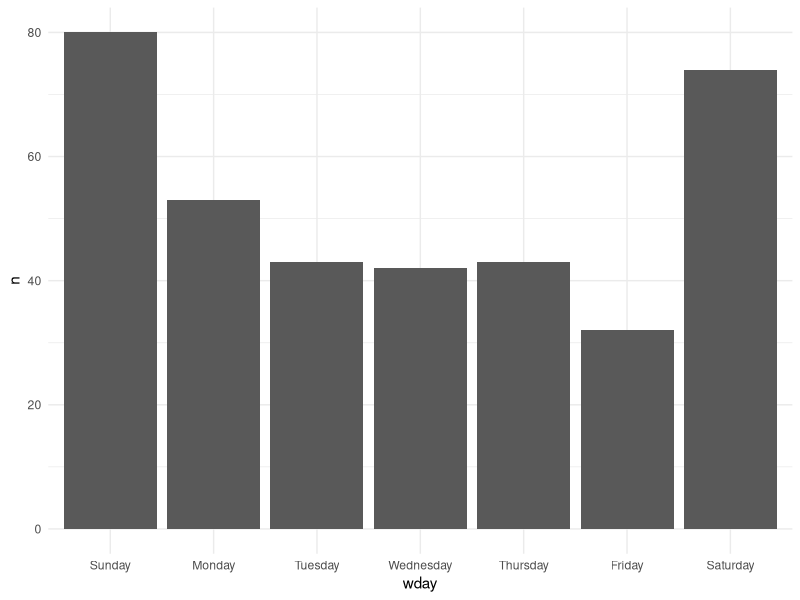
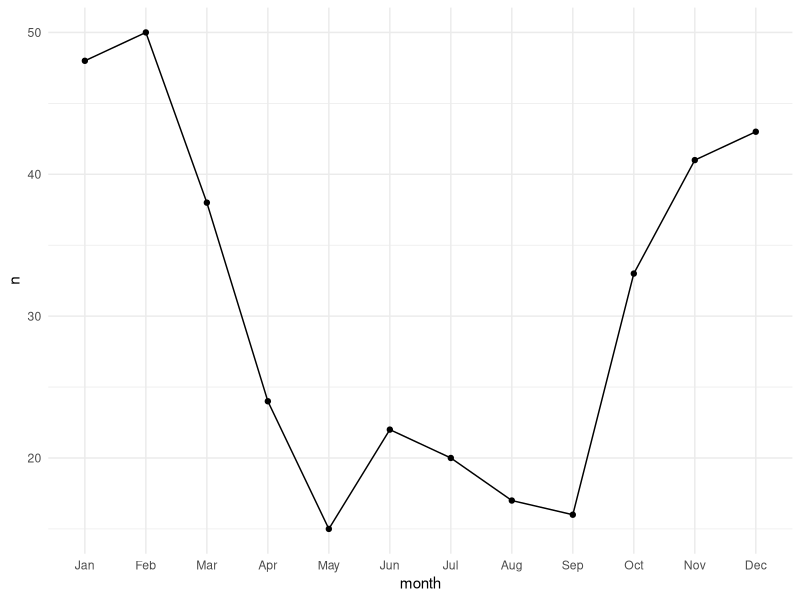
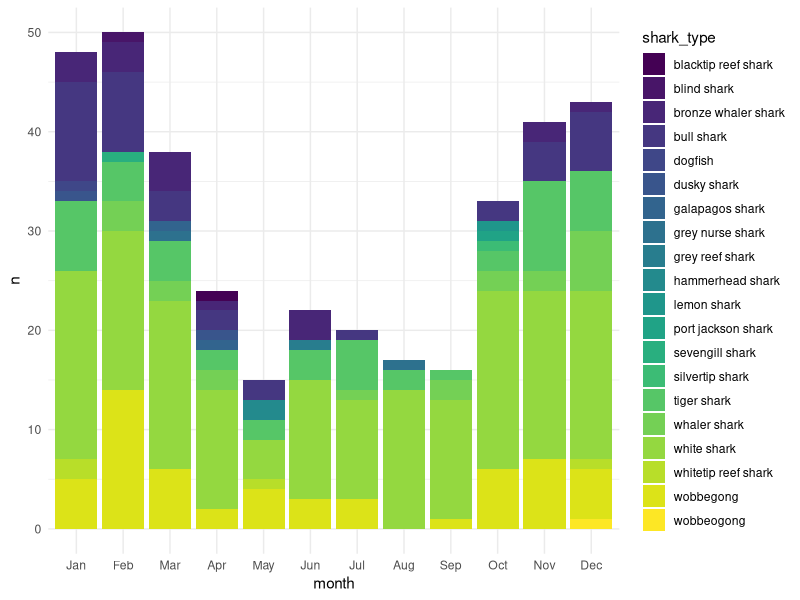
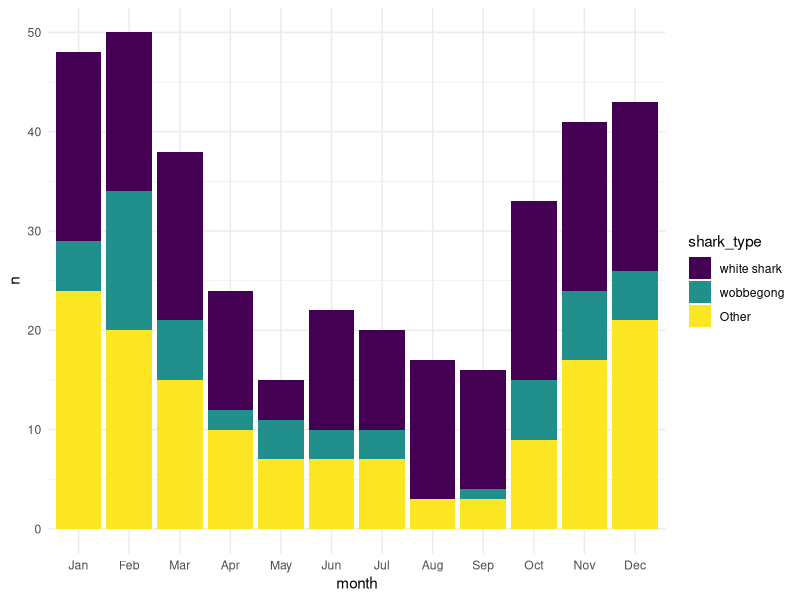
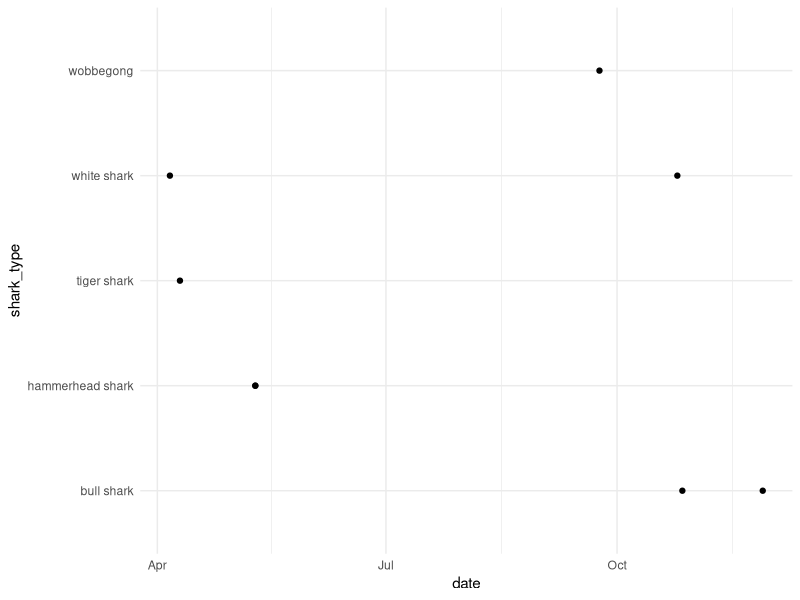
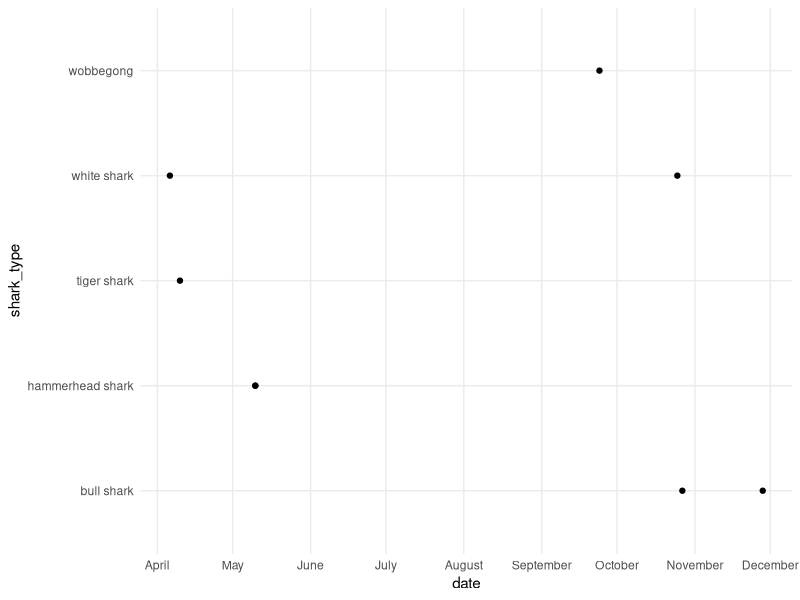
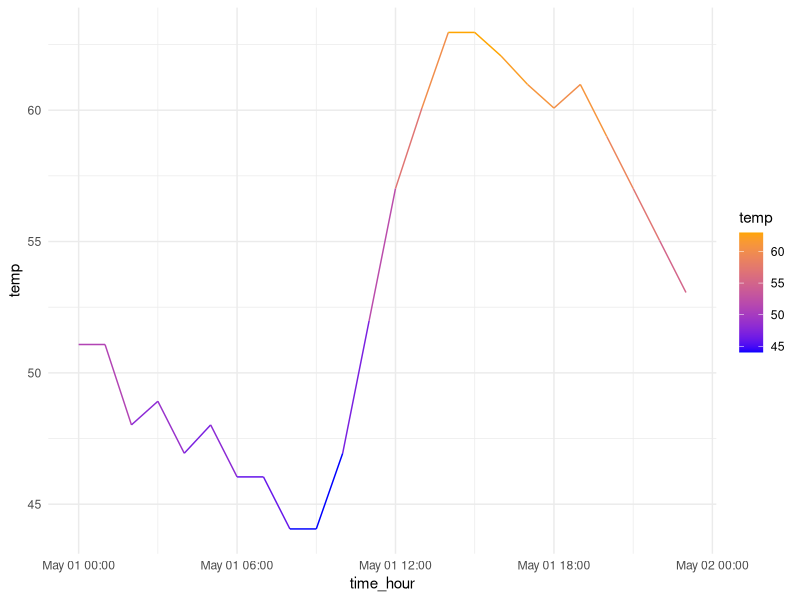
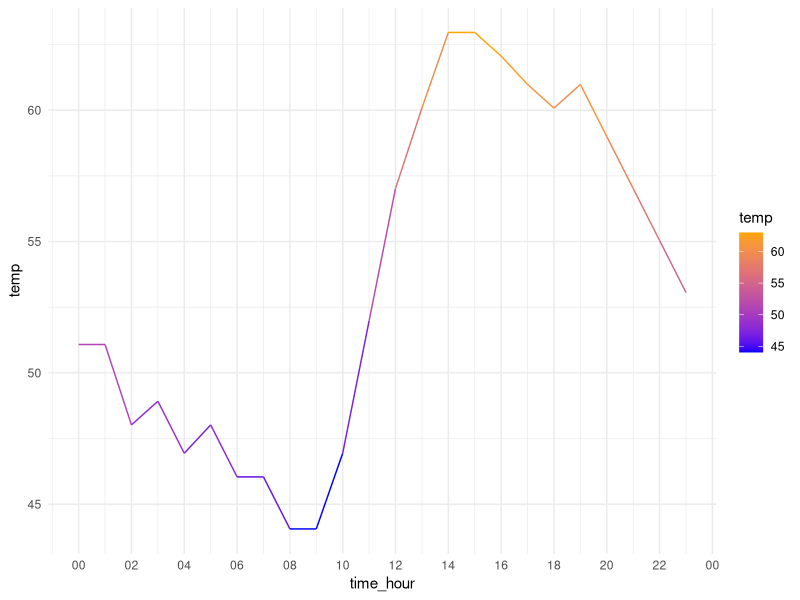

Source code (R) for these figures, in order:
## ---- chunk 1
library(tidyverse)
theme_set(theme_minimal())

ap <- read_csv("../data/antipattern01.csv")
ap
## ---- chunk 2
ap |>
  rename(name = ...1)
## ---- chunk 3
ap |>
  rename(name = ...1, country = ctry, party = pty)
## ---- chunk 4
ap <- read_csv("../data/antipattern02.csv")
ap
## ---- chunk 5
ap |>
  mutate(
    notes = str_extract(birth_year, "\\?"),
    birth_year = str_remove(birth_year, "\\?"),
    birth_year = as.integer(birth_year)
  )
## ---- chunk 6
ap |>
  mutate(
    notes = str_extract(birth_year, "\\?"),
    birth_year = str_remove(birth_year, "\\?"),
    birth_year = as.integer(birth_year),
    currency = str_extract(avg_annual_budget, "\\$"),
    avg_annual_budget = str_remove(avg_annual_budget, "\\$"),
    avg_annual_budget = as.numeric(avg_annual_budget)
  )
## ---- chunk 7
ap <- read_csv("../data/antipattern03.csv")
ap
## ---- chunk 8
ap1 <- read_csv("../data/antipattern03.csv", skip = 1, n_max = 7)
ap1
## ---- chunk 9
ap2 <- read_csv("../data/antipattern03.csv", skip = 11, n_max = 7)
ap2
## ---- chunk 10
ap1 |>
  mutate(trial = 1) |>
  bind_rows(ap2) |>
  mutate(trial = if_else(is.na(trial), 2, trial)) |>
  rename(latin = ...1)
## ---- chunk 11
ap1 |>
  mutate(trial = 1) |>
  bind_rows(ap2) |>
  mutate(trial = if_else(is.na(trial), 2, trial)) |>
  rename(latin = ...1) |>
  # Pivots, keeping the "latin" and "trial" columns as identifiers
  pivot_longer(
    cols = -c(latin, trial),
    names_to = "greek",
    values_to = "number"
  ) |>
  select(trial, latin, greek, number)
## ---- chunk 12
ap <- read_csv("../data/antipattern04.csv")
ap
## ---- chunk 13
ap_tbl <- read_csv("../data/antipattern04.csv", skip = 1L)
ap_tbl
## ---- chunk 14
ap_tbl <- ap_tbl |>
  pivot_longer(!student_name, names_to = "course", values_to = "grade")

ap_tbl
## ---- chunk 15
ap_head <- read_csv("../data/antipattern04.csv", n_max = 1L)
ap_head
## ---- chunk 16
ap_head <- ap_head |>
  select(!...1) |>
  pivot_longer(
    everything(),
    names_to = "semester",
    values_to = "course"
  ) |>
  mutate(semester = str_replace(semester, "_semester", "")) |>
  mutate(
    semester = if_else(
      str_sub(semester, 1, 3) == "...", NA_character_, semester
    )
  ) |>
  fill(semester)

ap_head
## ---- chunk 17
ap_tbl |>
  left_join(ap_head, by = "course")
## ---- chunk 18
ap <- read_csv("../data/antipattern05.csv")
ap
## ---- chunk 19
ap |>
  mutate(fav_foods = str_split(fav_foods, pattern = "; "))
## ---- chunk 20
ap |>
  mutate(fav_foods = str_split(fav_foods, pattern = "; ")) |>
  unnest(fav_foods)
## ---- chunk 21
ap |>
  select(student_name, year)
## ---- chunk 22
ap |>
  select(!year) |>
  mutate(fav_foods = str_split(fav_foods, pattern = "; ")) |>
  unnest(fav_foods)
## ---- chunk 23
ap <- read_csv("../data/antipattern06.csv")
ap
## ---- chunk 24
ap |>
  separate_wider_delim(
    grading,
    delim = "_",
    names = c("grade_type", "grade")
  )
## ---- chunk 25
ap <- read_csv("../data/antipattern07.csv")
ap
## ---- chunk 26
ap |>
  mutate(
    exam_1 = if_else(exam_1 == "TBD", NA, exam_1),
    exam_1 = as.integer(exam_1)
  )
## ---- chunk 27
ap |>
  mutate(exam_1 = parse_number(exam_1))
## ---- chunk 28
ap |>
  mutate(exam_2 = parse_number(exam_2))
## ---- chunk 29
ap |>
  mutate(
    # record if value was marked as uncertain
    exam_2_uncertain = str_detect(exam_2, "\\?"),
    exam_2 = str_replace(exam_2, "\\?", "5"),
    exam_2 = as.integer(exam_2)
  )
## ---- chunk 30
ap <- read_csv("../data/antipattern08.csv")
ap
## ---- chunk 31
ap |>
  drop_na()
## ---- chunk 32
sharks <- read_csv("../data/shark_attacks_date.csv")
sharks
## ---- chunk 33
sharks |>
  mutate(
    year = year(date),
    month = month(date),
    day = day(date),
    wday = wday(date)
  ) |>
  select(date, year, month, day, wday)
## ---- chunk 34
sharks |>
  mutate(
    month = month(date, label = TRUE, abbr = FALSE),
    wday = wday(date, label = TRUE, abbr = FALSE)
  ) |>
  select(date, month, wday)
## ---- chunk 35
sharks |>
  mutate(
    wday = wday(date, label = TRUE, abbr = FALSE)
  ) |>
  group_by(wday) |>
  summarize(n = n()) |>
  ggplot(aes(wday, n)) +
  geom_col()
## ---- chunk 36
sharks |>
  mutate(
    month = month(date, label = TRUE, abbr = TRUE),
  ) |>
  group_by(month) |>
  summarize(n = n()) |>
  ggplot(aes(month, n)) +
  geom_point() +
  # group = 1 is needed to connect the dots
  geom_line(aes(group = 1))
## ---- chunk 37
sharks |>
  mutate(
    month = month(date, label = TRUE, abbr = TRUE),
  ) |>
  group_by(month, shark_type) |>
  summarize(n = n()) |>
  ggplot(aes(month, n, fill = shark_type)) +
  geom_col(position = "stack") +
  scale_fill_viridis_d()
## ---- chunk 38
sharks |>
  mutate(
    month = month(date, label = TRUE, abbr = TRUE),
    # Keep the most common shark types, lump others as "Other"
    shark_type = fct_lump_n(shark_type, n = 2)
  ) |>
  group_by(month, shark_type) |>
  summarize(n = n()) |>
  ggplot(aes(month, n, fill = shark_type)) +
  geom_col(position = "stack") +
  scale_fill_viridis_d()
## ---- chunk 39
sharks |>
  filter(year(date) == 1990)
## ---- chunk 40
sharks |>
  filter(year(date) == 1990) |>
  ggplot(aes(date, shark_type)) +
  geom_point()
## ---- chunk 41
sharks |>
  filter(year(date) == 1990) |>
  ggplot(aes(date, shark_type)) +
  geom_point() +
  scale_x_date(
    date_breaks = "month",
    date_labels = "%B",
    date_minor_breaks = "month"
  )
## ---- chunk 42
weather <- read_csv("../data/flights_weather.csv")
weather
## ---- chunk 43
weather |>
  mutate(month = month(time_hour), hour = hour(time_hour)) |>
  select(time_hour, month, hour)
## ---- chunk 44
weather |>
  filter(
    origin == "JFK",
    year(time_hour) == 2013,
    month(time_hour) == 5,
    day(time_hour) == 1
  ) |>
  ggplot(aes(time_hour, temp, color = temp)) +
  geom_line() +
  # a blue-to-orange scale to match temperature conventions
  scale_color_gradient(low = "blue", high = "orange")
## ---- chunk 45
weather |>
  filter(
    origin == "JFK",
    year(time_hour) == 2013,
    month(time_hour) == 5,
    day(time_hour) == 1
  ) |>
  ggplot(aes(time_hour, temp, color = temp)) +
  geom_line() +
  scale_color_gradient(low = "blue", high = "orange") +
  scale_x_datetime(
    date_breaks = "2 hours",
    date_labels = "%H"
  )
## ---- chunk 46
weather |>
  filter(
    origin == "JFK",
    year(time_hour) == 2013,
    isoweek(time_hour) == 12
  ) |>
  mutate(
    weekday = wday(time_hour, label = TRUE, abbr = TRUE, week_start = 1)
  ) |>
  ggplot(aes(time_hour, temp, color = weekday)) +
  geom_line() +
  scale_color_viridis_d() +
  scale_x_datetime(
    date_breaks = "1 day",
    date_labels = "%a"
  )
## ---- chunk 47
library(hms)

weather |>
  mutate(time_date = as_date(time_hour), time = as_hms(time_hour)) |>
  select(time_hour, time_date, time)
## ---- chunk 48
weather |>
  filter(as_date(time_hour) == ymd("2013-05-01"))
## ---- chunk 49
weather |>
  filter(
    origin == "JFK",
    year(time_hour) == 2013,
    isoweek(time_hour) == 12
  ) |>
  mutate(
    time = as_hms(time_hour),
    day = wday(time_hour, label = TRUE, abbr = TRUE, week_start = 1)
  ) |>
  ggplot(aes(time, temp)) +
  geom_line(aes(color = day))
